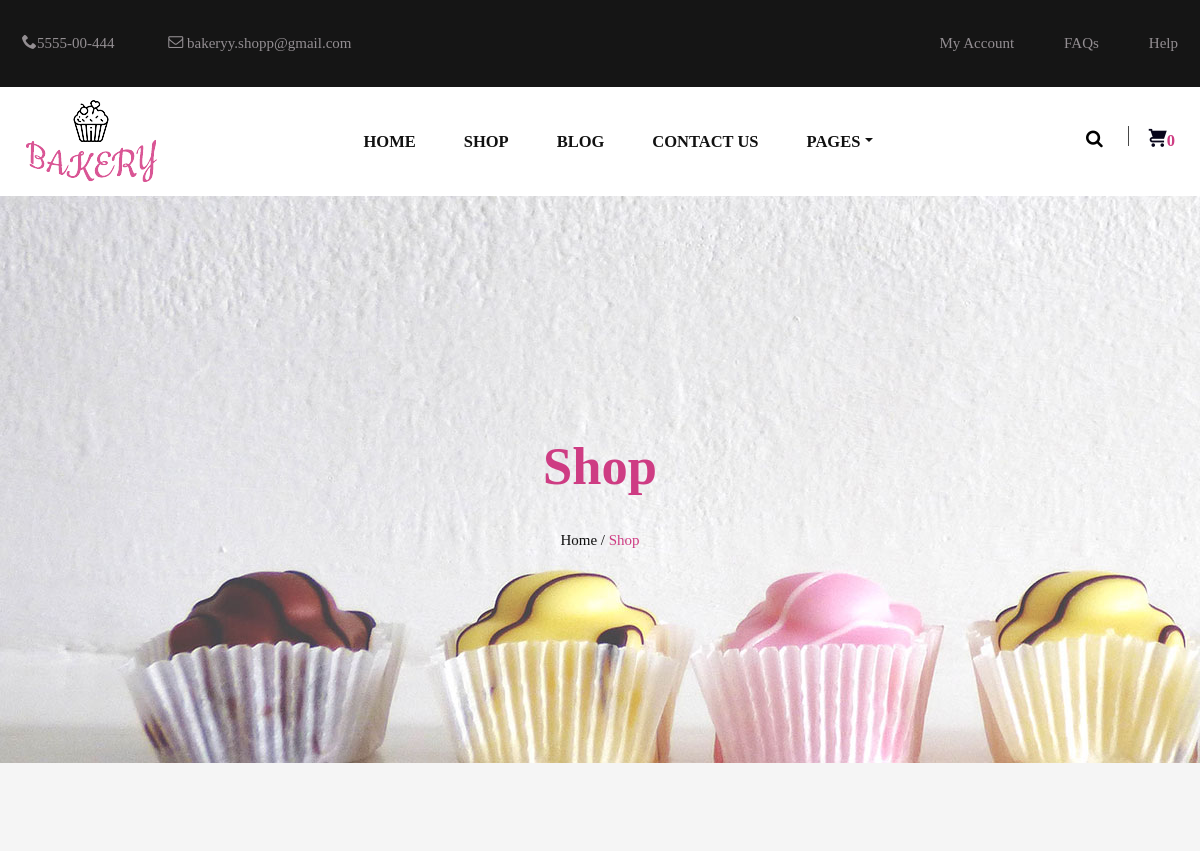
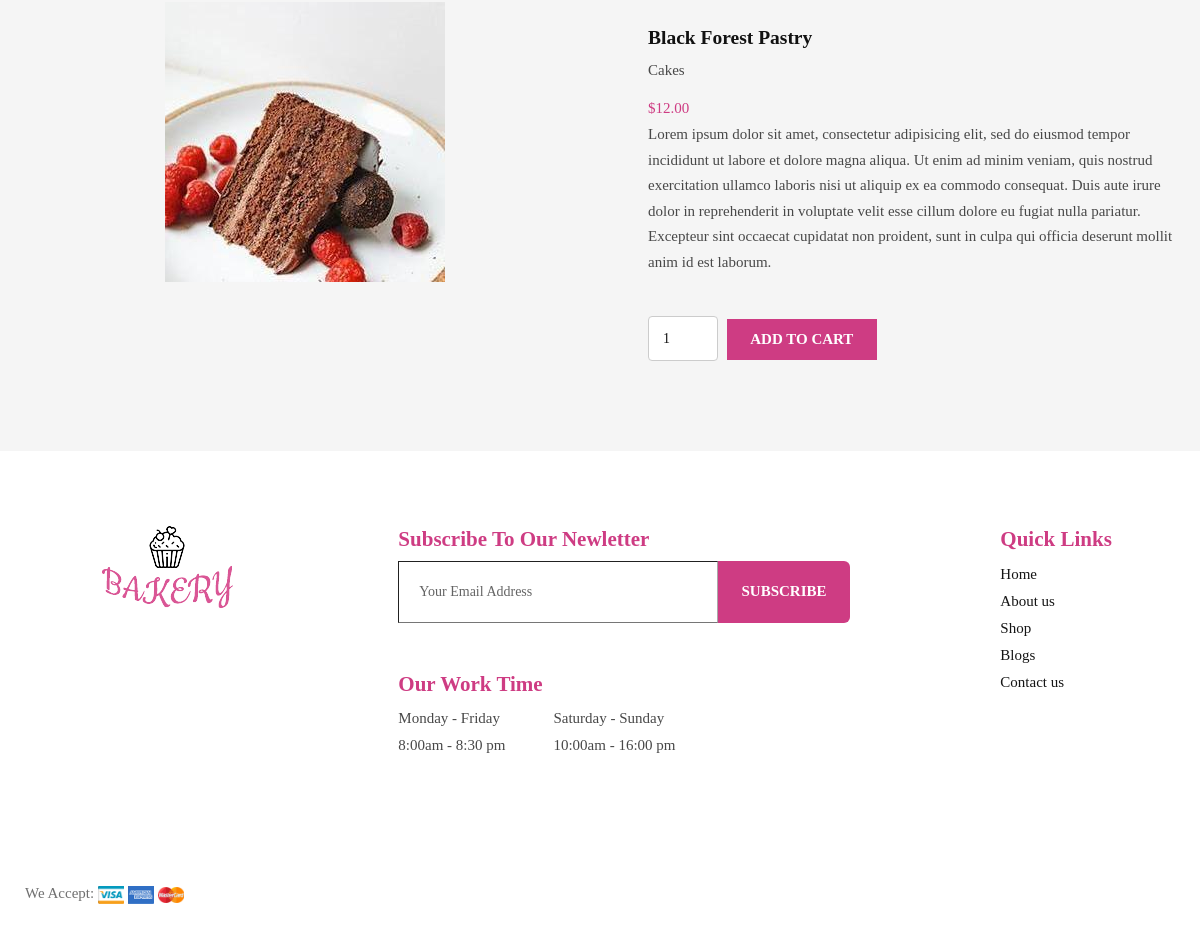
/shop/black-forest-pastry/ (signed in), run on the app's committed database (2 pictures, top to bottom).
### shop/models.py (models this page shows, shortened)
class Product(models.Model):
    name = models.CharField('Name', max_length=100)
    slug = models.SlugField('Slug', max_length=25, unique=True, null=True, blank=True)
    category = models.ForeignKey(Category, on_delete=models.DO_NOTHING, default=None)
    price = models.DecimalField('Price', max_digits=8, decimal_places=2)
    description = models.TextField('Description')
    image = models.ImageField('Image', blank=True, upload_to='products')
    def __str__(self):
        return self.name

class Category(models.Model):
    category = models.CharField('Category', max_length=100)
    def __str__(self):
        return self.category
    class Meta:
        verbose_name = 'Category'
        verbose_name_plural = 'Categories'

### shop/views.py (the view)
# urls.py: path('shop/<slug:slug>/', views.ViewProduct.as_view(), name='single_product'),
class ViewProduct(DetailView):
    model = Product
    template_name = 'shop/single_product.html'
    context_object_name = 'product'
    def get_context_data(self, **kwargs):
        context = super().get_context_data(**kwargs)
        context['title'] = context['product']
        context['cart_product_form'] = CartAddProductForm()
        return context

### cart/forms.py
class CartAddProductForm(forms.Form):
    quantity = forms.TypedChoiceField(label='', choices=PRODUCT_QUANTITY_CHOICES, coerce=int, widget=forms.NumberInput(attrs={
        'id': 'qty',
        'class': 'input-text qty text',
        'size': '4',
        'name': 'quantity',
        'min': '1',
        'max': '30',
        'step': '1',
        'value': '1',
    }))
    update = forms.BooleanField(required=False, initial=False, widget=forms.HiddenInput)

### shop/templates/shop/single_product.html (shortened to what this page needs)
{% extends 'shop/base.html' %}
{% load static %}
{% block body %}
<div class="site-banner">
	<div class="banner-content">
		<div class="container">
			<div class="row">
				<div class="col-md-12">
					<div class="colored">
						<h1>Shop</h1>
						<div class="breadcum-items">
							<span class="item"><a href="{% url 'home' %}">Home /</a></span>
							<span class="item colored">Shop</span>
						</div>
					</div>
				</div>
			</div>
		</div>
	</div>
</div>
<section class="bg-sand padding-large">
	<div class="container">
		<div class="row">
			<div class="col-md-6" align="center">
				<img src="{{ product.image.url }}">
			</div>
			<div class="col-md-6 pl-5">
				<div class="product-detail">
					<h5 class="pt-4">{{ product.name }}</h5>
					<p>{{ product.category }}</p>
					<span class="price colored">${{ product.price }}</span>
					<p>{{ product.description }}</p>
					<form action="{% url 'cart_add' product.id %}" method="post">
						{{ cart_product_form }}
						<button type="submit" name="add-to-cart" value="27545" class="button">Add to cart</button>
					</form>
				</div>
			</div>
		</div>
	</div>
</section>
{% endblock %}

### data on the page
Product: image (picture), name "Black Forest Pastry", category "Cakes", price "12.00", description "Lorem ipsum dolor sit amet, consectetur adipisicing elit, sed do eiusmod tempor incididunt ut labore et dolore magna aliqua. Ut enim ad minim veniam, quis nostrud exercitation ullamco laboris nisi ut aliquip ex ea commodo consequat. Duis aute irure dolor in reprehenderit in voluptate velit esse cillum dolore eu fugiat nulla pariatur. Excepteur sint occaecat cupidatat non proident, sunt in culpa qui officia deserunt mollit anim id est laborum."

### other printed values
{{ request.session.cart|length }} "0"
